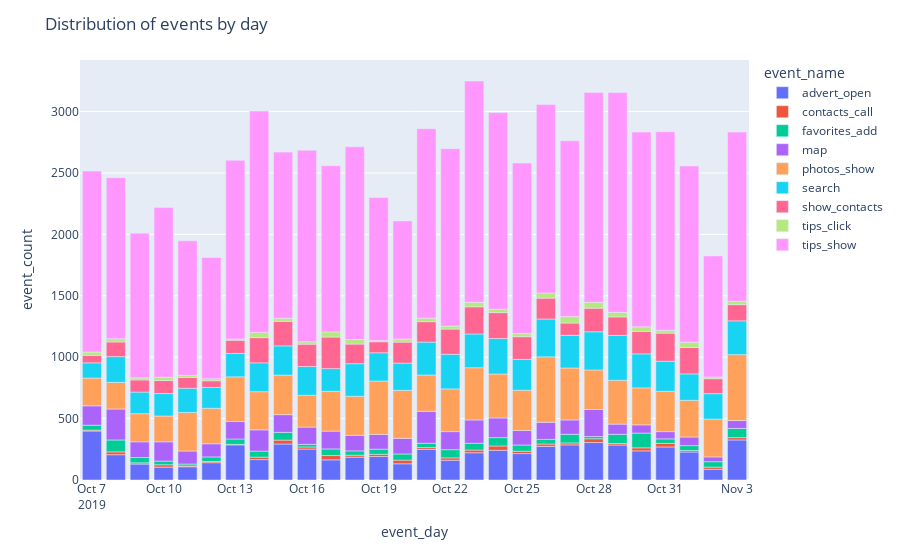

This figure's notebook cell:
### Code cell
event_map_1 = px.bar(event_map, x='event_day', y='event_count', color='event_name')
event_map_1.update_layout(title_text='Distribution of events by day')
event_map_1.show()

### Figure 1 — Plotly figure (JSON) as saved in the notebook; plotly's stock layout.template omitted (floating-point values rounded to 4 significant figures)
{"data": [{"alignmentgroup": "True", "hovertemplate": "event_name=advert_open<br>event_day=%{x}<br>event_count=%{y}<extra></extra>", "legendgroup": "advert_open", "marker": {"color": "#636efa", "pattern": {"shape": ""}}, "name": "advert_open", "offsetgroup": "advert_open", "orientation": "v", "showlegend": true, "textposition": "auto", "type": "bar", "x": ["2019-10-07T00:00:00", "2019-10-08T00:00:00", "2019-10-09T00:00:00", "2019-10-10T00:00:00", "2019-10-11T00:00:00", "2019-10-12T00:00:00", "2019-10-13T00:00:00", "2019-10-14T00:00:00", "2019-10-15T00:00:00", "2019-10-16T00:00:00", "2019-10-17T00:00:00", "2019-10-18T00:00:00", "2019-10-19T00:00:00", "2019-10-20T00:00:00", "2019-10-21T00:00:00", "2019-10-22T00:00:00", "2019-10-23T00:00:00", "2019-10-24T00:00:00", "2019-10-25T00:00:00", "2019-10-26T00:00:00", "2019-10-27T00:00:00", "2019-10-28T00:00:00", "2019-10-29T00:00:00", "2019-10-30T00:00:00", "2019-10-31T00:00:00", "2019-11-01T00:00:00", "2019-11-02T00:00:00", "2019-11-03T00:00:00"], "xaxis": "x", "y": [399, 206, 130, 105, 108, 141, 286, 166, 293, 252, 164, 186, 191, 132, 249, 161, 222, 242, 215, 274, 286, 305, 285, 237, 269, 228, 87, 326], "yaxis": "y"}, {"alignmentgroup": "True", "hovertemplate": "event_name=contacts_call<br>event_day=%{x}<br>event_count=%{y}<extra></extra>", "legendgroup": "contacts_call", "marker": {"color": "#EF553B", "pattern": {"shape": ""}}, "name": "contacts_call", "offsetgroup": "contacts_call", "orientation": "v", "showlegend": true, "textposition": "auto", "type": "bar", "x": ["2019-10-07T00:00:00", "2019-10-08T00:00:00", "2019-10-09T00:00:00", "2019-10-10T00:00:00", "2019-10-11T00:00:00", "2019-10-12T00:00:00", "2019-10-13T00:00:00", "2019-10-14T00:00:00", "2019-10-15T00:00:00", "2019-10-16T00:00:00", "2019-10-17T00:00:00", "2019-10-18T00:00:00", "2019-10-19T00:00:00", "2019-10-20T00:00:00", "2019-10-21T00:00:00", "2019-10-22T00:00:00", "2019-10-23T00:00:00", "2019-10-24T00:00:00", "2019-10-25T00:00:00", "2019-10-26T00:00:00", "2019-10-27T00:00:00", "2019-10-28T00:00:00", "2019-10-29T00:00:00", "2019-10-30T00:00:00", "2019-10-31T00:00:00", "2019-11-01T00:00:00", "2019-11-02T00:00:00", "2019-11-03T00:00:00"], "xaxis": "x", "y": [7, 23, 10, 19, 6, 10, 4, 20, 32, 17, 35, 16, 18, 30, 15, 19, 22, 35, 19, 19, 16, 31, 12, 25, 29, 12, 18, 19], "yaxis": "y"}, {"alignmentgroup": "True", "hovertemplate": "event_name=favorites_add<br>event_day=%{x}<br>event_count=%{y}<extra></extra>", "legendgroup": "favorites_add", "marker": {"color": "#00cc96", "pattern": {"shape": ""}}, "name": "favorites_add", "offsetgroup": "favorites_add", "orientation": "v", "showlegend": true, "textposition": "auto", "type": "bar", "x": ["2019-10-07T00:00:00", "2019-10-08T00:00:00", "2019-10-09T00:00:00", "2019-10-10T00:00:00", "2019-10-11T00:00:00", "2019-10-12T00:00:00", "2019-10-13T00:00:00", "2019-10-14T00:00:00", "2019-10-15T00:00:00", "2019-10-16T00:00:00", "2019-10-17T00:00:00", "2019-10-18T00:00:00", "2019-10-19T00:00:00", "2019-10-20T00:00:00", "2019-10-21T00:00:00", "2019-10-22T00:00:00", "2019-10-23T00:00:00", "2019-10-24T00:00:00", "2019-10-25T00:00:00", "2019-10-26T00:00:00", "2019-10-27T00:00:00", "2019-10-28T00:00:00", "2019-10-29T00:00:00", "2019-10-30T00:00:00", "2019-10-31T00:00:00", "2019-11-01T00:00:00", "2019-11-02T00:00:00", "2019-11-03T00:00:00"], "xaxis": "x", "y": [40, 97, 43, 30, 16, 37, 44, 49, 63, 21, 54, 35, 42, 50, 35, 67, 55, 68, 51, 38, 70, 18, 75, 120, 37, 40, 44, 75], "yaxis": "y"}, {"alignmentgroup": "True", "hovertemplate": "event_name=map<br>event_day=%{x}<br>event_count=%{y}<extra></extra>", "legendgroup": "map", "marker": {"color": "#ab63fa", "pattern": {"shape": ""}}, "name": "map", "offsetgroup": "map", "orientation": "v", "showlegend": true, "textposition": "auto", "type": "bar", "x": ["2019-10-07T00:00:00", "2019-10-08T00:00:00", "2019-10-09T00:00:00", "2019-10-10T00:00:00", "2019-10-11T00:00:00", "2019-10-12T00:00:00", "2019-10-13T00:00:00", "2019-10-14T00:00:00", "2019-10-15T00:00:00", "2019-10-16T00:00:00", "2019-10-17T00:00:00", "2019-10-18T00:00:00", "2019-10-19T00:00:00", "2019-10-20T00:00:00", "2019-10-21T00:00:00", "2019-10-22T00:00:00", "2019-10-23T00:00:00", "2019-10-24T00:00:00", "2019-10-25T00:00:00", "2019-10-26T00:00:00", "2019-10-27T00:00:00", "2019-10-28T00:00:00", "2019-10-29T00:00:00", "2019-10-30T00:00:00", "2019-10-31T00:00:00", "2019-11-01T00:00:00", "2019-11-02T00:00:00", "2019-11-03T00:00:00"], "xaxis": "x", "y": [158, 252, 128, 157, 106, 107, 142, 173, 144, 141, 145, 127, 120, 127, 260, 147, 190, 160, 118, 139, 117, 220, 83, 67, 59, 70, 39, 64], "yaxis": "y"}, {"alignmentgroup": "True", "hovertemplate": "event_name=photos_show<br>event_day=%{x}<br>event_count=%{y}<extra></extra>", "legendgroup": "photos_show", "marker": {"color": "#FFA15A", "pattern": {"shape": ""}}, "name": "photos_show", "offsetgroup": "photos_show", "orientation": "v", "showlegend": true, "textposition": "auto", "type": "bar", "x": ["2019-10-07T00:00:00", "2019-10-08T00:00:00", "2019-10-09T00:00:00", "2019-10-10T00:00:00", "2019-10-11T00:00:00", "2019-10-12T00:00:00", "2019-10-13T00:00:00", "2019-10-14T00:00:00", "2019-10-15T00:00:00", "2019-10-16T00:00:00", "2019-10-17T00:00:00", "2019-10-18T00:00:00", "2019-10-19T00:00:00", "2019-10-20T00:00:00", "2019-10-21T00:00:00", "2019-10-22T00:00:00", "2019-10-23T00:00:00", "2019-10-24T00:00:00", "2019-10-25T00:00:00", "2019-10-26T00:00:00", "2019-10-27T00:00:00", "2019-10-28T00:00:00", "2019-10-29T00:00:00", "2019-10-30T00:00:00", "2019-10-31T00:00:00", "2019-11-01T00:00:00", "2019-11-02T00:00:00", "2019-11-03T00:00:00"], "xaxis": "x", "y": [226, 217, 229, 210, 314, 289, 364, 311, 322, 259, 324, 318, 435, 391, 296, 348, 425, 358, 328, 533, 423, 322, 357, 301, 328, 299, 308, 537], "yaxis": "y"}, {"alignmentgroup": "True", "hovertemplate": "event_name=search<br>event_day=%{x}<br>event_count=%{y}<extra></extra>", "legendgroup": "search", "marker": {"color": "#19d3f3", "pattern": {"shape": ""}}, "name": "search", "offsetgroup": "search", "orientation": "v", "showlegend": true, "textposition": "auto", "type": "bar", "x": ["2019-10-07T00:00:00", "2019-10-08T00:00:00", "2019-10-09T00:00:00", "2019-10-10T00:00:00", "2019-10-11T00:00:00", "2019-10-12T00:00:00", "2019-10-13T00:00:00", "2019-10-14T00:00:00", "2019-10-15T00:00:00", "2019-10-16T00:00:00", "2019-10-17T00:00:00", "2019-10-18T00:00:00", "2019-10-19T00:00:00", "2019-10-20T00:00:00", "2019-10-21T00:00:00", "2019-10-22T00:00:00", "2019-10-23T00:00:00", "2019-10-24T00:00:00", "2019-10-25T00:00:00", "2019-10-26T00:00:00", "2019-10-27T00:00:00", "2019-10-28T00:00:00", "2019-10-29T00:00:00", "2019-10-30T00:00:00", "2019-10-31T00:00:00", "2019-11-01T00:00:00", "2019-11-02T00:00:00", "2019-11-03T00:00:00"], "xaxis": "x", "y": [124, 210, 176, 183, 197, 170, 191, 235, 238, 234, 185, 265, 230, 222, 268, 282, 275, 289, 251, 308, 266, 311, 365, 277, 245, 215, 207, 275], "yaxis": "y"}, {"alignmentgroup": "True", "hovertemplate": "event_name=show_contacts<br>event_day=%{x}<br>event_count=%{y}<extra></extra>", "legendgroup": "show_contacts", "marker": {"color": "#FF6692", "pattern": {"shape": ""}}, "name": "show_contacts", "offsetgroup": "show_contacts", "orientation": "v", "showlegend": true, "textposition": "auto", "type": "bar", "x": ["2019-10-07T00:00:00", "2019-10-08T00:00:00", "2019-10-09T00:00:00", "2019-10-10T00:00:00", "2019-10-11T00:00:00", "2019-10-12T00:00:00", "2019-10-13T00:00:00", "2019-10-14T00:00:00", "2019-10-15T00:00:00", "2019-10-16T00:00:00", "2019-10-17T00:00:00", "2019-10-18T00:00:00", "2019-10-19T00:00:00", "2019-10-20T00:00:00", "2019-10-21T00:00:00", "2019-10-22T00:00:00", "2019-10-23T00:00:00", "2019-10-24T00:00:00", "2019-10-25T00:00:00", "2019-10-26T00:00:00", "2019-10-27T00:00:00", "2019-10-28T00:00:00", "2019-10-29T00:00:00", "2019-10-30T00:00:00", "2019-10-31T00:00:00", "2019-11-01T00:00:00", "2019-11-02T00:00:00", "2019-11-03T00:00:00"], "xaxis": "x", "y": [61, 119, 99, 106, 88, 54, 107, 205, 200, 182, 257, 160, 90, 171, 166, 205, 221, 211, 185, 170, 100, 192, 151, 183, 229, 215, 122, 132], "yaxis": "y"}, {"alignmentgroup": "True", "hovertemplate": "event_name=tips_click<br>event_day=%{x}<br>event_count=%{y}<extra></extra>", "legendgroup": "tips_click", "marker": {"color": "#B6E880", "pattern": {"shape": ""}}, "name": "tips_click", "offsetgroup": "tips_click", "orientation": "v", "showlegend": true, "textposition": "auto", "type": "bar", "x": ["2019-10-07T00:00:00", "2019-10-08T00:00:00", "2019-10-09T00:00:00", "2019-10-10T00:00:00", "2019-10-11T00:00:00", "2019-10-12T00:00:00", "2019-10-13T00:00:00", "2019-10-14T00:00:00", "2019-10-15T00:00:00", "2019-10-16T00:00:00", "2019-10-17T00:00:00", "2019-10-18T00:00:00", "2019-10-19T00:00:00", "2019-10-20T00:00:00", "2019-10-21T00:00:00", "2019-10-22T00:00:00", "2019-10-23T00:00:00", "2019-10-24T00:00:00", "2019-10-25T00:00:00", "2019-10-26T00:00:00", "2019-10-27T00:00:00", "2019-10-28T00:00:00", "2019-10-29T00:00:00", "2019-10-30T00:00:00", "2019-10-31T00:00:00", "2019-11-01T00:00:00", "2019-11-02T00:00:00", "2019-11-03T00:00:00"], "xaxis": "x", "y": [27, 26, 17, 27, 17, 17, 11, 43, 25, 20, 42, 37, 9, 25, 29, 24, 37, 28, 25, 42, 53, 48, 37, 37, 23, 43, 14, 28], "yaxis": "y"}, {"alignmentgroup": "True", "hovertemplate": "event_name=tips_show<br>event_day=%{x}<br>event_count=%{y}<extra></extra>", "legendgroup": "tips_show", "marker": {"color": "#FF97FF", "pattern": {"shape": ""}}, "name": "tips_show", "offsetgroup": "tips_show", "orientation": "v", "showlegend": true, "textposition": "auto", "type": "bar", "x": ["2019-10-07T00:00:00", "2019-10-08T00:00:00", "2019-10-09T00:00:00", "2019-10-10T00:00:00", "2019-10-11T00:00:00", "2019-10-12T00:00:00", "2019-10-13T00:00:00", "2019-10-14T00:00:00", "2019-10-15T00:00:00", "2019-10-16T00:00:00", "2019-10-17T00:00:00", "2019-10-18T00:00:00", "2019-10-19T00:00:00", "2019-10-20T00:00:00", "2019-10-21T00:00:00", "2019-10-22T00:00:00", "2019-10-23T00:00:00", "2019-10-24T00:00:00", "2019-10-25T00:00:00", "2019-10-26T00:00:00", "2019-10-27T00:00:00", "2019-10-28T00:00:00", "2019-10-29T00:00:00", "2019-10-30T00:00:00", "2019-10-31T00:00:00", "2019-11-01T00:00:00", "2019-11-02T00:00:00", "2019-11-03T00:00:00"], "xaxis": "x", "y": [1474, 1312, 1178, 1381, 1096, 987, 1454, 1802, 1353, 1559, 1353, 1569, 1165, 962, 1543, 1445, 1802, 1602, 1389, 1535, 1431, 1709, 1790, 1586, 1617, 1435, 986, 1377], "yaxis": "y"}], "layout": {"barmode": "relative", "legend": {"title": {"text": "event_name"}, "tracegroupgap": 0}, "margin": {"t": 60}, "title": {"text": "Distribution of events by day"}, "xaxis": {"anchor": "y", "domain": [0, 1], "title": {"text": "event_day"}}, "yaxis": {"anchor": "x", "domain": [0, 1], "title": {"text": "event_count"}}}}
